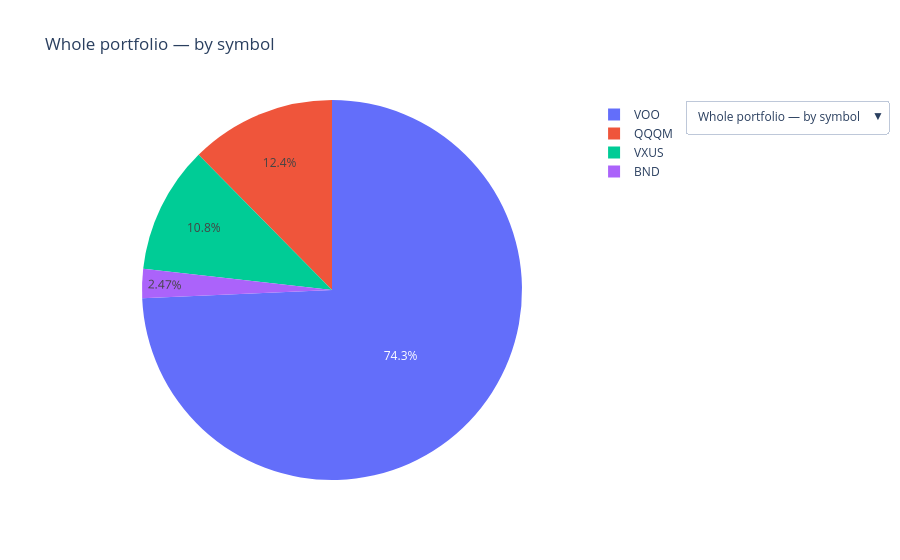

The notebook cell this image was saved under:
### Code cell
pie_options = transactions.pie_chart_options(trades)
visualization.plot_investment_pie(pie_options).show()

### Figure 1 — Plotly figure (JSON) as saved in the notebook; plotly's stock layout.template omitted (floating-point values rounded to 4 significant figures)
{"data": [{"labels": ["VOO", "QQQM", "VXUS", "BND"], "type": "pie", "values": [11330.0, 1890.0, 1652.0, 376.2]}], "layout": {"title": {"text": "Whole portfolio — by symbol"}, "updatemenus": [{"active": 0, "buttons": [{"args": [{"labels": [["VOO", "QQQM", "VXUS", "BND"]], "values": [[11330.0, 1890.0, 1652.0, 376.2]]}, {"title": "Whole portfolio — by symbol"}], "label": "Whole portfolio — by symbol", "method": "update"}, {"args": [{"labels": [["2026-04-10", "2026-05-05", "2026-05-06", "2026-06-04"]], "values": [[125.0, 250.0, 0.29, 0.88]]}, {"title": "BND — by date"}], "label": "BND — by date", "method": "update"}, {"args": [{"labels": [["2026-06-01"]], "values": [[1890.0]]}, {"title": "QQQM — by date"}], "label": "QQQM — by date", "method": "update"}, {"args": [{"labels": [["2026-01-27", "2026-04-10", "2026-05-05", "2026-06-01", "2026-06-30"]], "values": [[96.06, 875.0, 1750.0, 6613.0, 2000.0]]}, {"title": "VOO — by date"}], "label": "VOO — by date", "method": "update"}, {"args": [{"labels": [["2026-04-10", "2026-05-05", "2026-06-24", "2026-06-30"]], "values": [[250.0, 500.0, 2.45, 900.0]]}, {"title": "VXUS — by date"}], "label": "VXUS — by date", "method": "update"}], "x": 1.2, "xanchor": "left", "y": 1}]}}
